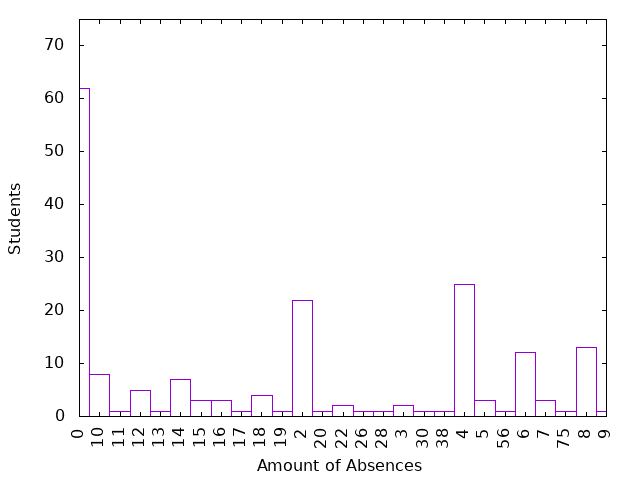

The gnuplot source for this figure:
set term png
set out "0-10absences.png"
set key off
set xtics rotate
set yrange[0:75]
set ylabel "Students"
set xlabel "Amount of Absences"

plot '0-10absences.dat' using 1:xticlabel(2) with boxes
